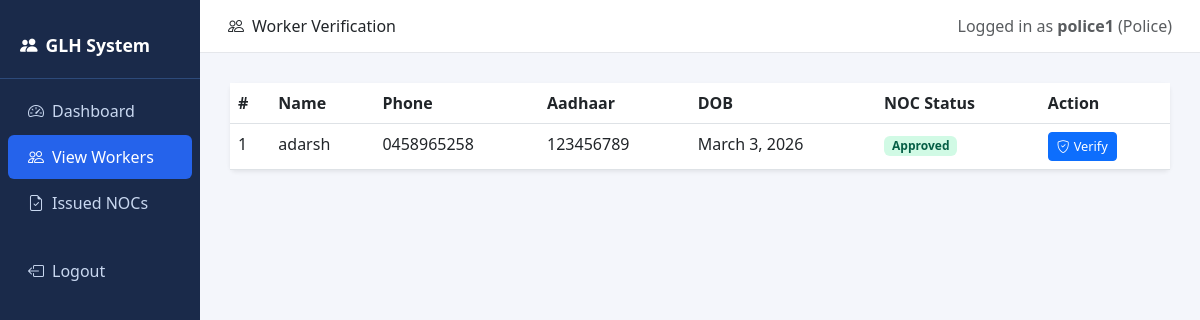
/police/workers/ (signed in), run on the app's committed database.
### hiring/models.py (models this page shows, shortened)
class UserProfile(models.Model):
    USER_TYPE_CHOICES = [
        ('Admin',    'Admin'),
        ('Police',   'Police'),
        ('Employer', 'Employer'),
        ('Worker',   'Worker'),
    ]
    STATUS_CHOICES = [
        ('Active',   'Active'),
        ('Inactive', 'Inactive'),
    ]
    user      = models.OneToOneField(User, on_delete=models.CASCADE, related_name='profile')
    user_type = models.CharField(max_length=20, choices=USER_TYPE_CHOICES)
    status    = models.CharField(max_length=10, choices=STATUS_CHOICES, default='Active')

class Worker(models.Model):
    GENDER_CHOICES = [('Male', 'Male'), ('Female', 'Female'), ('Other', 'Other')]
    wid             = models.AutoField(primary_key=True)
    name            = models.CharField(max_length=100)
    address         = models.TextField()
    gender          = models.CharField(max_length=10, choices=GENDER_CHOICES)
    phone           = models.CharField(max_length=15)
    email           = models.EmailField(unique=True)
    aadhaar_number  = models.CharField(max_length=12, unique=True)
    date_of_birth   = models.DateField()
    languages_known = models.CharField(max_length=200)
    login           = models.OneToOneField(UserProfile, on_delete=models.CASCADE, related_name='worker_profile')

class NOC(models.Model):
    STATUS_CHOICES = [
        ('Pending',  'Pending'),
        ('Approved', 'Approved'),
        ('Rejected', 'Rejected'),
    ]
    nid         = models.AutoField(primary_key=True)
    worker      = models.OneToOneField(Worker, on_delete=models.CASCADE, related_name='noc')
    status      = models.CharField(max_length=10, choices=STATUS_CHOICES, default='Pending')
    remarks     = models.TextField(blank=True)
    verified_by = models.ForeignKey(UserProfile, on_delete=models.SET_NULL, null=True, blank=True, related_name='verified_nocs')

### hiring/views.py (the view)
# urls.py: path('police/workers/',               views.police_view_workers, name='police_view_workers'),
@login_required
def police_view_workers(request):
    if get_role(request.user) != 'Police':
        return redirect('dashboard')
    workers = Worker.objects.prefetch_related('noc').all()
    return render(request, 'hiring/police/view_workers.html', {'workers': workers})

### hiring/views.py (called while the page is built)
def get_role(user):
    try:
        return user.profile.user_type
    except Exception:
        return None

### hiring/templates/hiring/police/view_workers.html (shortened to what this page needs)
{% extends "hiring/base.html" %}
{% block page_title %}<i class="bi bi-people me-2"></i>Worker Verification{% endblock %}
{% block sidebar %}
<a href="{% url 'police_dashboard' %}"><i class="bi bi-speedometer2 me-2"></i>Dashboard</a>
<a href="{% url 'police_view_workers' %}" class="active"><i class="bi bi-people me-2"></i>View Workers</a>
<a href="{% url 'police_view_nocs' %}"><i class="bi bi-file-earmark-check me-2"></i>Issued NOCs</a>
{% endblock %}
{% block content %}
<div class="card border-0 shadow-sm">
  <div class="table-responsive">
    <table class="table table-hover mb-0">
      <thead><tr><th>#</th><th>Name</th><th>Phone</th><th>Aadhaar</th><th>DOB</th><th>NOC Status</th><th>Action</th></tr></thead>
      <tbody>
      {% for w in workers %}
      <tr>
        <td>{{ w.wid }}</td><td>{{ w.name }}</td><td>{{ w.phone }}</td>
        <td>{{ w.aadhaar_number }}</td><td>{{ w.date_of_birth }}</td>
        <td>
          {% if w.noc %}<span class="badge badge-{{ w.noc.status|lower }} px-2 py-1">{{ w.noc.status }}</span>
          {% else %}<span class="badge badge-pending px-2 py-1">No NOC</span>{% endif %}
        </td>
        <td><a href="{% url 'police_issue_noc' w.wid %}" class="btn btn-primary btn-sm"><i class="bi bi-shield-check me-1"></i>Verify</a></td>
      </tr>
      {% empty %}<tr><td colspan="7" class="text-center text-muted py-4">No workers found.</td></tr>{% endfor %}
      </tbody>
    </table>
  </div>
</div>
{% endblock %}

### hiring/templates/hiring/base.html (shortened to what this page needs)
<!DOCTYPE html>
<html lang="en">
<head>
  <link rel="stylesheet" href="https://cdn.jsdelivr.net/npm/bootstrap@5.3.0/dist/css/bootstrap.min.css">
  <link rel="stylesheet" href="https://cdn.jsdelivr.net/npm/bootstrap-icons@1.10.5/font/bootstrap-icons.css">
</head>
<body>
{% if user.is_authenticated %}
<div class="d-flex">
  <div class="sidebar col-md-2">
    <div class="brand"><i class="bi bi-people-fill me-2"></i>GLH System</div>
    {% block sidebar %}{% endblock %}
    <a href="{% url 'logout' %}" class="mt-4"><i class="bi bi-box-arrow-left me-2"></i>Logout</a>
  </div>
  <div class="col-md-10 p-0">
    <div class="topbar">
      <span>{% block page_title %}Dashboard{% endblock %}</span>
      <span class="text-muted">Logged in as <strong>{{ user.username }}</strong> ({{ user.profile.user_type }})</span>
    </div>
    <div class="main-content">
      {% block content %}{% endblock %}
    </div>
  </div>
</div>
{% else %}
{% block public_content %}{% endblock %}
{% endif %}
</body>
</html>

### hiring/templates/hiring/base.html (style rules this page uses)
body { background: #f4f6fb; font-family: 'Segoe UI', sans-serif; }
.sidebar { min-height: 100vh; background: #1a2a4a; color: #fff; padding-top: 20px; }
.sidebar a { color: #c9d8f0; text-decoration: none; display: block; padding: 10px 20px; border-radius: 6px; margin: 2px 8px; }
.sidebar a:hover, .sidebar a.active { background: #2563eb; color: #fff; }
.sidebar .brand { font-size: 1.1rem; font-weight: 700; padding: 12px 20px 20px; color: #fff; border-bottom: 1px solid #2d4a7a; margin-bottom: 10px; }
.main-content { padding: 30px; }
.topbar { background: #fff; padding: 14px 28px; border-bottom: 1px solid #e5e7eb; display: flex; justify-content: space-between; align-items: center; }
.badge-approved { background: #d1fae5; color: #065f46; }
table thead { background: #1a2a4a; color: #fff; }
.btn-sm { font-size: .8rem; }

### data on the page
Worker: wid "1", name "adarsh", phone "0458965258", aadhaar_number "123456789", date_of_birth "March 3, 2026", noc.status "Approved"

### other printed values
{{ user.username }} "police1"
{{ user.profile.user_type }} "Police"
